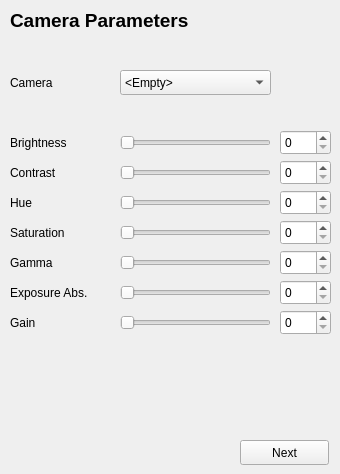
    <widget class="QWidget" name="page_0">
     <widget class="QPushButton" name="bt_next_0">
      <property name="geometry">
       <rect>
        <x>240</x>
        <y>440</y>
        <width>89</width>
        <height>25</height>
       </rect>
      </property>
      <property name="text">
       <string>Next</string>
      </property>
     </widget>
     <widget class="QSlider" name="slider_brightness">
      <property name="geometry">
       <rect>
        <x>120</x>
        <y>130</y>
        <width>151</width>
        <height>25</height>
       </rect>
      </property>
      <property name="singleStep">
       <number>1</number>
      </property>
      <property name="orientation">
       <enum>Qt::Horizontal</enum>
      </property>
      <property name="invertedAppearance">
       <bool>false</bool>
      </property>
      <property name="invertedControls">
       <bool>false</bool>
      </property>
      <property name="tickPosition">
       <enum>QSlider::NoTicks</enum>
      </property>
      <property name="tickInterval">
       <number>0</number>
      </property>
     </widget>
     <widget class="QLabel" name="labelt0">
      <property name="geometry">
       <rect>
        <x>10</x>
        <y>10</y>
        <width>311</width>
        <height>21</height>
       </rect>
      </property>
      <property name="font">
       <font>
        <pointsize>14</pointsize>
        <weight>75</weight>
        <bold>true</bold>
        <underline>false</underline>
       </font>
      </property>
      <property name="text">
       <string>Camera Parameters</string>
      </property>
     </widget>
     <widget class="QSpinBox" name="spin_brightness">
      <property name="geometry">
       <rect>
        <x>280</x>
        <y>130</y>
        <width>51</width>
        <height>25</height>
       </rect>
      </property>
      <property name="maximum">
       <number>999</number>
      </property>
     </widget>
     <widget class="QLabel" name="labelp1">
      <property name="geometry">
       <rect>
        <x>10</x>
        <y>130</y>
        <width>101</width>
        <height>25</height>
       </rect>
      </property>
      <property name="text">
       <string>Brightness</string>
      </property>
     </widget>
     <widget class="QSlider" name="slider_contrast">
      <property name="geometry">
       <rect>
        <x>120</x>
        <y>160</y>
        <width>151</width>
        <height>25</height>
       </rect>
      </property>
      <property name="singleStep">
       <number>1</number>
      </property>
      <property name="orientation">
       <enum>Qt::Horizontal</enum>
      </property>
      <property name="invertedAppearance">
       <bool>false</bool>
      </property>
      <property name="invertedControls">
       <bool>false</bool>
      </property>
      <property name="tickPosition">
       <enum>QSlider::NoTicks</enum>
      </property>
      <property name="tickInterval">
       <number>0</number>
      </property>
     </widget>
     <widget class="QLabel" name="labelp2">
      <property name="geometry">
       <rect>
        <x>10</x>
        <y>160</y>
        <width>101</width>
        <height>25</height>
       </rect>
      </property>
      <property name="text">
       <string>Contrast</string>
      </property>
     </widget>
     <widget class="QSpinBox" name="spin_contrast">
      <property name="geometry">
       <rect>
        <x>280</x>
        <y>160</y>
        <width>51</width>
        <height>25</height>
       </rect>
      </property>
      <property name="maximum">
       <number>999</number>
      </property>
     </widget>
     <widget class="QLabel" name="labelp3">
      <property name="geometry">
       <rect>
        <x>10</x>
        <y>190</y>
        <width>101</width>
        <height>25</height>
       </rect>
      </property>
      <property name="text">
       <string>Hue</string>
      </property>
     </widget>
     <widget class="QSlider" name="slider_hue">
      <property name="geometry">
       <rect>
        <x>120</x>
        <y>190</y>
        <width>151</width>
        <height>25</height>
       </rect>
      </property>
      <property name="singleStep">
       <number>1</number>
      </property>
      <property name="orientation">
       <enum>Qt::Horizontal</enum>
      </property>
      <property name="invertedAppearance">
       <bool>false</bool>
      </property>
      <property name="invertedControls">
       <bool>false</bool>
      </property>
      <property name="tickPosition">
       <enum>QSlider::NoTicks</enum>
      </property>
      <property name="tickInterval">
       <number>0</number>
      </property>
     </widget>
     <widget class="QSpinBox" name="spin_hue">
      <property name="geometry">
       <rect>
        <x>280</x>
        <y>190</y>
        <width>51</width>
        <height>25</height>
       </rect>
      </property>
      <property name="maximum">
       <number>999</number>
      </property>
     </widget>
     <widget class="QLabel" name="labelp4">
      <property name="geometry">
       <rect>
        <x>10</x>
        <y>220</y>
        <width>101</width>
        <height>25</height>
       </rect>
      </property>
      <property name="text">
       <string>Saturation</string>
      </property>
     </widget>
     <widget class="QSlider" name="slider_saturation">
      <property name="geometry">
       <rect>
        <x>120</x>
        <y>220</y>
        <width>151</width>
        <height>25</height>
       </rect>
      </property>
      <property name="singleStep">
       <number>1</number>
      </property>
      <property name="orientation">
       <enum>Qt::Horizontal</enum>
      </property>
      <property name="invertedAppearance">
       <bool>false</bool>
      </property>
      <property name="invertedControls">
       <bool>false</bool>
      </property>
      <property name="tickPosition">
       <enum>QSlider::NoTicks</enum>
      </property>
      <property name="tickInterval">
       <number>0</number>
      </property>
     </widget>
     <widget class="QSpinBox" name="spin_saturation">
      <property name="geometry">
       <rect>
        <x>280</x>
        <y>220</y>
        <width>51</width>
        <height>25</height>
       </rect>
      </property>
      <property name="maximum">
       <number>999</number>
      </property>
     </widget>
     <widget class="QSpinBox" name="spin_gamma">
      <property name="geometry">
       <rect>
        <x>280</x>
        <y>250</y>
        <width>51</width>
        <height>25</height>
       </rect>
      </property>
      <property name="maximum">
       <number>999</number>
      </property>
     </widget>
     <widget class="QSlider" name="slider_gamma">
      <property name="geometry">
       <rect>
        <x>120</x>
        <y>250</y>
        <width>151</width>
        <height>25</height>
       </rect>
      </property>
      <property name="singleStep">
       <number>1</number>
      </property>
      <property name="orientation">
       <enum>Qt::Horizontal</enum>
      </property>
      <property name="invertedAppearance">
       <bool>false</bool>
      </property>
      <property name="invertedControls">
       <bool>false</bool>
      </property>
      <property name="tickPosition">
       <enum>QSlider::NoTicks</enum>
      </property>
      <property name="tickInterval">
       <number>0</number>
      </property>
     </widget>
     <widget class="QLabel" name="labelp5">
      <property name="geometry">
       <rect>
        <x>10</x>
        <y>250</y>
        <width>101</width>
        <height>25</height>
       </rect>
      </property>
      <property name="text">
       <string>Gamma</string>
      </property>
     </widget>
     <widget class="QSlider" name="slider_exposureAbs">
      <property name="geometry">
       <rect>
        <x>120</x>
        <y>280</y>
        <width>151</width>
        <height>25</height>
       </rect>
      </property>
      <property name="singleStep">
       <number>1</number>
      </property>
      <property name="orientation">
       <enum>Qt::Horizontal</enum>
      </property>
      <property name="invertedAppearance">
       <bool>false</bool>
      </property>
      <property name="invertedControls">
       <bool>false</bool>
      </property>
      <property name="tickPosition">
       <enum>QSlider::NoTicks</enum>
      </property>
      <property name="tickInterval">
       <number>0</number>
      </property>
     </widget>
     <widget class="QLabel" name="labelp6">
      <property name="geometry">
       <rect>
        <x>10</x>
        <y>280</y>
        <width>101</width>
        <height>25</height>
       </rect>
      </property>
      <property name="text">
       <string>Exposure Abs.</string>
      </property>
     </widget>
     <widget class="QSpinBox" name="spin_exposureAbs">
      <property name="geometry">
       <rect>
        <x>280</x>
        <y>280</y>
        <width>51</width>
        <height>25</height>
       </rect>
      </property>
      <property name="maximum">
       <number>999</number>
      </property>
     </widget>
     <widget class="QSlider" name="slider_gain">
      <property name="geometry">
       <rect>
        <x>120</x>
        <y>310</y>
        <width>151</width>
        <height>25</height>
       </rect>
      </property>
      <property name="singleStep">
       <number>1</number>
      </property>
      <property name="orientation">
       <enum>Qt::Horizontal</enum>
      </property>
      <property name="invertedAppearance">
       <bool>false</bool>
      </property>
      <property name="invertedControls">
       <bool>false</bool>
      </property>
      <property name="tickPosition">
       <enum>QSlider::NoTicks</enum>
      </property>
      <property name="tickInterval">
       <number>0</number>
      </property>
     </widget>
     <widget class="QLabel" name="labelp7">
      <property name="geometry">
       <rect>
        <x>10</x>
        <y>310</y>
        <width>101</width>
        <height>25</height>
       </rect>
      </property>
      <property name="text">
       <string>Gain</string>
      </property>
     </widget>
     <widget class="QSpinBox" name="spin_gain">
      <property name="geometry">
       <rect>
        <x>280</x>
        <y>310</y>
        <width>51</width>
        <height>25</height>
       </rect>
      </property>
      <property name="maximum">
       <number>999</number>
      </property>
     </widget>
     <widget class="QComboBox" name="combo_camera">
      <property name="geometry">
       <rect>
        <x>120</x>
        <y>70</y>
        <width>151</width>
        <height>25</height>
       </rect>
      </property>
      <item>
       <property name="text">
        <string>&lt;Empty&gt;</string>
       </property>
      </item>
     </widget>
     <widget class="QLabel" name="labeltc">
      <property name="geometry">
       <rect>
        <x>10</x>
        <y>70</y>
        <width>101</width>
        <height>25</height>
       </rect>
      </property>
      <property name="text">
       <string>Camera</string>
      </property>
     </widget>
    </widget>
